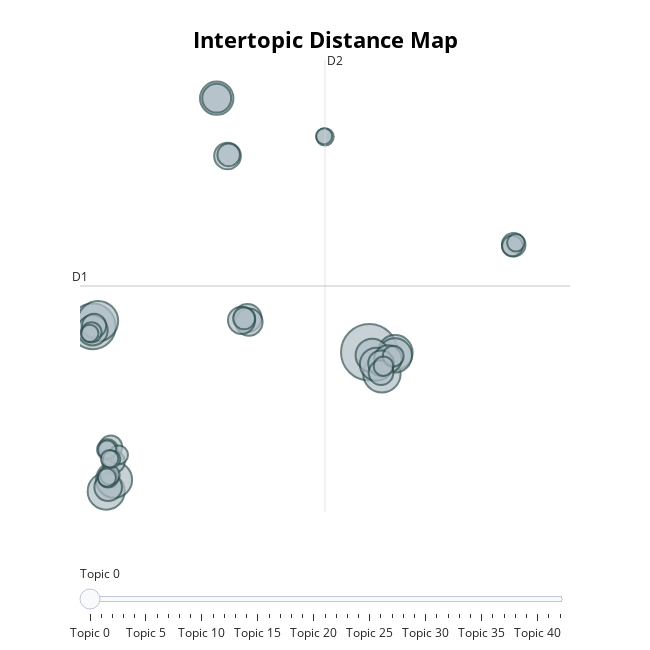

Here is the notebook cell this chart was saved with:
### Markdown cell above
## Visualize Topics
After having trained our `BERTopic` model, we can iteratively go through perhaps a hundred topic to get a good 
understanding of the topics that were extract. However, that takes quite some time and lacks a global representation. 
Instead, we can visualize the topics that were generated in a way very similar to 
[LDAvis](https://github.com/cpsievert/LDAvis):

### Code cell
topic_model.visualize_topics()

### Figure 1 — Plotly figure (JSON) as saved in the notebook; plotly's stock layout.template omitted (floating-point values rounded to 4 significant figures; data arrays with more than 128 entries replaced by an {"elided": "..."} marker saying what was removed)
{"data": [{"customdata": {"elided": "43x3 mixed values"}, "hovertemplate": "<b>Topic %{customdata[0]}</b><br>Words: %{customdata[1]}<br>Size: %{customdata[2]}", "legendgroup": "", "marker": {"color": "#B0BEC5", "line": {"color": "DarkSlateGrey", "width": 2}, "size": [126, 82, 64, 55, 54, 51, 48, 46, 44, 44, 43, 36, 33, 31, 30, 30, 29, 29, 28, 26, 24, 23, 22, 20, 20, 20, 19, 17, 17, 17, 16, 16, 15, 15, 14, 13, 13, 12, 12, 12, 12, 12, 10], "sizemode": "area", "sizeref": 0.07875, "symbol": "circle"}, "mode": "markers", "name": "", "orientation": "v", "showlegend": false, "type": "scatter", "x": [13.73, -3.963, -3.63, 14.54, -3.106, -2.599, 15.39, 15.37, 3.968, 13.93, 14.19, -3.976, 3.968, 5.941, 14.93, -2.978, 6.035, 5.557, 4.659, 14.49, 14.48, -3.88, 22.97, -2.809, 4.731, -2.637, 5.725, -3.022, 22.89, 15.26, -4.044, -2.98, -2.872, 14.64, -2.315, -3.046, -3.061, 23.11, -2.762, -4.158, -2.888, 10.9, 10.84], "xaxis": "x", "y": [0.01412, 1.81, 2.181, -1.481, -9.633, -8.835, -0.004443, -0.2069, 17.66, -0.1996, -0.8133, 1.541, 17.66, 2.392, -0.451, -9.36, 2.11, 2.229, 13.65, -0.7506, -1.401, 1.856, 7.48, -6.543, 13.72, -7.588, 2.37, -6.742, 7.399, -0.2566, 1.401, -8.672, -8.508, -0.9489, -7.114, -6.751, -8.685, 7.618, -7.412, 1.326, -7.377, 14.97, 15.01], "yaxis": "y"}], "layout": {"annotations": [{"showarrow": false, "text": "D1", "x": -4.782, "y": 4.616, "yshift": 10}, {"showarrow": false, "text": "D2", "x": 10.9, "xshift": 10, "y": 20.31}], "height": 650, "hoverlabel": {"bgcolor": "white", "font": {"family": "Rockwell", "size": 16}}, "legend": {"itemsizing": "constant", "tracegroupgap": 0}, "margin": {"t": 60}, "shapes": [{"line": {"color": "#CFD8DC", "width": 2}, "type": "line", "x0": 10.9, "x1": 10.9, "y0": -11.08, "y1": 20.31}, {"line": {"color": "#9E9E9E", "width": 2}, "type": "line", "x0": -4.782, "x1": 26.58, "y0": 4.616, "y1": 4.616}], "sliders": [{"active": 0, "pad": {"t": 50}, "steps": [{"args": [{"marker.color": [["red", "#B0BEC5", "#B0BEC5", "#B0BEC5", "#B0BEC5", "#B0BEC5", "#B0BEC5", "#B0BEC5", "#B0BEC5", "#B0BEC5", "#B0BEC5", "#B0BEC5", "#B0BEC5", "#B0BEC5", "#B0BEC5", "#B0BEC5", "#B0BEC5", "#B0BEC5", "#B0BEC5", "#B0BEC5", "#B0BEC5", "#B0BEC5", "#B0BEC5", "#B0BEC5", "#B0BEC5", "#B0BEC5", "#B0BEC5", "#B0BEC5", "#B0BEC5", "#B0BEC5", "#B0BEC5", "#B0BEC5", "#B0BEC5", "#B0BEC5", "#B0BEC5", "#B0BEC5", "#B0BEC5", "#B0BEC5", "#B0BEC5", "#B0BEC5", "#B0BEC5", "#B0BEC5", "#B0BEC5"]]}], "label": "Topic 0", "method": "update"}, {"args": [{"marker.color": [["#B0BEC5", "red", "#B0BEC5", "#B0BEC5", "#B0BEC5", "#B0BEC5", "#B0BEC5", "#B0BEC5", "#B0BEC5", "#B0BEC5", "#B0BEC5", "#B0BEC5", "#B0BEC5", "#B0BEC5", "#B0BEC5", "#B0BEC5", "#B0BEC5", "#B0BEC5", "#B0BEC5", "#B0BEC5", "#B0BEC5", "#B0BEC5", "#B0BEC5", "#B0BEC5", "#B0BEC5", "#B0BEC5", "#B0BEC5", "#B0BEC5", "#B0BEC5", "#B0BEC5", "#B0BEC5", "#B0BEC5", "#B0BEC5", "#B0BEC5", "#B0BEC5", "#B0BEC5", "#B0BEC5", "#B0BEC5", "#B0BEC5", "#B0BEC5", "#B0BEC5", "#B0BEC5", "#B0BEC5"]]}], "label": "Topic 1", "method": "update"}, {"args": [{"marker.color": [["#B0BEC5", "#B0BEC5", "red", "#B0BEC5", "#B0BEC5", "#B0BEC5", "#B0BEC5", "#B0BEC5", "#B0BEC5", "#B0BEC5", "#B0BEC5", "#B0BEC5", "#B0BEC5", "#B0BEC5", "#B0BEC5", "#B0BEC5", "#B0BEC5", "#B0BEC5", "#B0BEC5", "#B0BEC5", "#B0BEC5", "#B0BEC5", "#B0BEC5", "#B0BEC5", "#B0BEC5", "#B0BEC5", "#B0BEC5", "#B0BEC5", "#B0BEC5", "#B0BEC5", "#B0BEC5", "#B0BEC5", "#B0BEC5", "#B0BEC5", "#B0BEC5", "#B0BEC5", "#B0BEC5", "#B0BEC5", "#B0BEC5", "#B0BEC5", "#B0BEC5", "#B0BEC5", "#B0BEC5"]]}], "label": "Topic 2", "method": "update"}, {"args": [{"marker.color": [["#B0BEC5", "#B0BEC5", "#B0BEC5", "red", "#B0BEC5", "#B0BEC5", "#B0BEC5", "#B0BEC5", "#B0BEC5", "#B0BEC5", "#B0BEC5", "#B0BEC5", "#B0BEC5", "#B0BEC5", "#B0BEC5", "#B0BEC5", "#B0BEC5", "#B0BEC5", "#B0BEC5", "#B0BEC5", "#B0BEC5", "#B0BEC5", "#B0BEC5", "#B0BEC5", "#B0BEC5", "#B0BEC5", "#B0BEC5", "#B0BEC5", "#B0BEC5", "#B0BEC5", "#B0BEC5", "#B0BEC5", "#B0BEC5", "#B0BEC5", "#B0BEC5", "#B0BEC5", "#B0BEC5", "#B0BEC5", "#B0BEC5", "#B0BEC5", "#B0BEC5", "#B0BEC5", "#B0BEC5"]]}], "label": "Topic 3", "method": "update"}, {"args": [{"marker.color": [["#B0BEC5", "#B0BEC5", "#B0BEC5", "#B0BEC5", "red", "#B0BEC5", "#B0BEC5", "#B0BEC5", "#B0BEC5", "#B0BEC5", "#B0BEC5", "#B0BEC5", "#B0BEC5", "#B0BEC5", "#B0BEC5", "#B0BEC5", "#B0BEC5", "#B0BEC5", "#B0BEC5", "#B0BEC5", "#B0BEC5", "#B0BEC5", "#B0BEC5", "#B0BEC5", "#B0BEC5", "#B0BEC5", "#B0BEC5", "#B0BEC5", "#B0BEC5", "#B0BEC5", "#B0BEC5", "#B0BEC5", "#B0BEC5", "#B0BEC5", "#B0BEC5", "#B0BEC5", "#B0BEC5", "#B0BEC5", "#B0BEC5", "#B0BEC5", "#B0BEC5", "#B0BEC5", "#B0BEC5"]]}], "label": "Topic 4", "method": "update"}, {"args": [{"marker.color": [["#B0BEC5", "#B0BEC5", "#B0BEC5", "#B0BEC5", "#B0BEC5", "red", "#B0BEC5", "#B0BEC5", "#B0BEC5", "#B0BEC5", "#B0BEC5", "#B0BEC5", "#B0BEC5", "#B0BEC5", "#B0BEC5", "#B0BEC5", "#B0BEC5", "#B0BEC5", "#B0BEC5", "#B0BEC5", "#B0BEC5", "#B0BEC5", "#B0BEC5", "#B0BEC5", "#B0BEC5", "#B0BEC5", "#B0BEC5", "#B0BEC5", "#B0BEC5", "#B0BEC5", "#B0BEC5", "#B0BEC5", "#B0BEC5", "#B0BEC5", "#B0BEC5", "#B0BEC5", "#B0BEC5", "#B0BEC5", "#B0BEC5", "#B0BEC5", "#B0BEC5", "#B0BEC5", "#B0BEC5"]]}], "label": "Topic 5", "method": "update"}, {"args": [{"marker.color": [["#B0BEC5", "#B0BEC5", "#B0BEC5", "#B0BEC5", "#B0BEC5", "#B0BEC5", "red", "#B0BEC5", "#B0BEC5", "#B0BEC5", "#B0BEC5", "#B0BEC5", "#B0BEC5", "#B0BEC5", "#B0BEC5", "#B0BEC5", "#B0BEC5", "#B0BEC5", "#B0BEC5", "#B0BEC5", "#B0BEC5", "#B0BEC5", "#B0BEC5", "#B0BEC5", "#B0BEC5", "#B0BEC5", "#B0BEC5", "#B0BEC5", "#B0BEC5", "#B0BEC5", "#B0BEC5", "#B0BEC5", "#B0BEC5", "#B0BEC5", "#B0BEC5", "#B0BEC5", "#B0BEC5", "#B0BEC5", "#B0BEC5", "#B0BEC5", "#B0BEC5", "#B0BEC5", "#B0BEC5"]]}], "label": "Topic 6", "method": "update"}, {"args": [{"marker.color": [["#B0BEC5", "#B0BEC5", "#B0BEC5", "#B0BEC5", "#B0BEC5", "#B0BEC5", "#B0BEC5", "red", "#B0BEC5", "#B0BEC5", "#B0BEC5", "#B0BEC5", "#B0BEC5", "#B0BEC5", "#B0BEC5", "#B0BEC5", "#B0BEC5", "#B0BEC5", "#B0BEC5", "#B0BEC5", "#B0BEC5", "#B0BEC5", "#B0BEC5", "#B0BEC5", "#B0BEC5", "#B0BEC5", "#B0BEC5", "#B0BEC5", "#B0BEC5", "#B0BEC5", "#B0BEC5", "#B0BEC5", "#B0BEC5", "#B0BEC5", "#B0BEC5", "#B0BEC5", "#B0BEC5", "#B0BEC5", "#B0BEC5", "#B0BEC5", "#B0BEC5", "#B0BEC5", "#B0BEC5"]]}], "label": "Topic 7", "method": "update"}, {"args": [{"marker.color": [["#B0BEC5", "#B0BEC5", "#B0BEC5", "#B0BEC5", "#B0BEC5", "#B0BEC5", "#B0BEC5", "#B0BEC5", "red", "#B0BEC5", "#B0BEC5", "#B0BEC5", "#B0BEC5", "#B0BEC5", "#B0BEC5", "#B0BEC5", "#B0BEC5", "#B0BEC5", "#B0BEC5", "#B0BEC5", "#B0BEC5", "#B0BEC5", "#B0BEC5", "#B0BEC5", "#B0BEC5", "#B0BEC5", "#B0BEC5", "#B0BEC5", "#B0BEC5", "#B0BEC5", "#B0BEC5", "#B0BEC5", "#B0BEC5", "#B0BEC5", "#B0BEC5", "#B0BEC5", "#B0BEC5", "#B0BEC5", "#B0BEC5", "#B0BEC5", "#B0BEC5", "#B0BEC5", "#B0BEC5"]]}], "label": "Topic 8", "method": "update"}, {"args": [{"marker.color": [["#B0BEC5", "#B0BEC5", "#B0BEC5", "#B0BEC5", "#B0BEC5", "#B0BEC5", "#B0BEC5", "#B0BEC5", "#B0BEC5", "red", "#B0BEC5", "#B0BEC5", "#B0BEC5", "#B0BEC5", "#B0BEC5", "#B0BEC5", "#B0BEC5", "#B0BEC5", "#B0BEC5", "#B0BEC5", "#B0BEC5", "#B0BEC5", "#B0BEC5", "#B0BEC5", "#B0BEC5", "#B0BEC5", "#B0BEC5", "#B0BEC5", "#B0BEC5", "#B0BEC5", "#B0BEC5", "#B0BEC5", "#B0BEC5", "#B0BEC5", "#B0BEC5", "#B0BEC5", "#B0BEC5", "#B0BEC5", "#B0BEC5", "#B0BEC5", "#B0BEC5", "#B0BEC5", "#B0BEC5"]]}], "label": "Topic 9", "method": "update"}, {"args": [{"marker.color": [["#B0BEC5", "#B0BEC5", "#B0BEC5", "#B0BEC5", "#B0BEC5", "#B0BEC5", "#B0BEC5", "#B0BEC5", "#B0BEC5", "#B0BEC5", "red", "#B0BEC5", "#B0BEC5", "#B0BEC5", "#B0BEC5", "#B0BEC5", "#B0BEC5", "#B0BEC5", "#B0BEC5", "#B0BEC5", "#B0BEC5", "#B0BEC5", "#B0BEC5", "#B0BEC5", "#B0BEC5", "#B0BEC5", "#B0BEC5", "#B0BEC5", "#B0BEC5", "#B0BEC5", "#B0BEC5", "#B0BEC5", "#B0BEC5", "#B0BEC5", "#B0BEC5", "#B0BEC5", "#B0BEC5", "#B0BEC5", "#B0BEC5", "#B0BEC5", "#B0BEC5", "#B0BEC5", "#B0BEC5"]]}], "label": "Topic 10", "method": "update"}, {"args": [{"marker.color": [["#B0BEC5", "#B0BEC5", "#B0BEC5", "#B0BEC5", "#B0BEC5", "#B0BEC5", "#B0BEC5", "#B0BEC5", "#B0BEC5", "#B0BEC5", "#B0BEC5", "red", "#B0BEC5", "#B0BEC5", "#B0BEC5", "#B0BEC5", "#B0BEC5", "#B0BEC5", "#B0BEC5", "#B0BEC5", "#B0BEC5", "#B0BEC5", "#B0BEC5", "#B0BEC5", "#B0BEC5", "#B0BEC5", "#B0BEC5", "#B0BEC5", "#B0BEC5", "#B0BEC5", "#B0BEC5", "#B0BEC5", "#B0BEC5", "#B0BEC5", "#B0BEC5", "#B0BEC5", "#B0BEC5", "#B0BEC5", "#B0BEC5", "#B0BEC5", "#B0BEC5", "#B0BEC5", "#B0BEC5"]]}], "label": "Topic 11", "method": "update"}, {"args": [{"marker.color": [["#B0BEC5", "#B0BEC5", "#B0BEC5", "#B0BEC5", "#B0BEC5", "#B0BEC5", "#B0BEC5", "#B0BEC5", "#B0BEC5", "#B0BEC5", "#B0BEC5", "#B0BEC5", "red", "#B0BEC5", "#B0BEC5", "#B0BEC5", "#B0BEC5", "#B0BEC5", "#B0BEC5", "#B0BEC5", "#B0BEC5", "#B0BEC5", "#B0BEC5", "#B0BEC5", "#B0BEC5", "#B0BEC5", "#B0BEC5", "#B0BEC5", "#B0BEC5", "#B0BEC5", "#B0BEC5", "#B0BEC5", "#B0BEC5", "#B0BEC5", "#B0BEC5", "#B0BEC5", "#B0BEC5", "#B0BEC5", "#B0BEC5", "#B0BEC5", "#B0BEC5", "#B0BEC5", "#B0BEC5"]]}], "label": "Topic 12", "method": "update"}, {"args": [{"marker.color": [["#B0BEC5", "#B0BEC5", "#B0BEC5", "#B0BEC5", "#B0BEC5", "#B0BEC5", "#B0BEC5", "#B0BEC5", "#B0BEC5", "#B0BEC5", "#B0BEC5", "#B0BEC5", "#B0BEC5", "red", "#B0BEC5", "#B0BEC5", "#B0BEC5", "#B0BEC5", "#B0BEC5", "#B0BEC5", "#B0BEC5", "#B0BEC5", "#B0BEC5", "#B0BEC5", "#B0BEC5", "#B0BEC5", "#B0BEC5", "#B0BEC5", "#B0BEC5", "#B0BEC5", "#B0BEC5", "#B0BEC5", "#B0BEC5", "#B0BEC5", "#B0BEC5", "#B0BEC5", "#B0BEC5", "#B0BEC5", "#B0BEC5", "#B0BEC5", "#B0BEC5", "#B0BEC5", "#B0BEC5"]]}], "label": "Topic 13", "method": "update"}, {"args": [{"marker.color": [["#B0BEC5", "#B0BEC5", "#B0BEC5", "#B0BEC5", "#B0BEC5", "#B0BEC5", "#B0BEC5", "#B0BEC5", "#B0BEC5", "#B0BEC5", "#B0BEC5", "#B0BEC5", "#B0BEC5", "#B0BEC5", "red", "#B0BEC5", "#B0BEC5", "#B0BEC5", "#B0BEC5", "#B0BEC5", "#B0BEC5", "#B0BEC5", "#B0BEC5", "#B0BEC5", "#B0BEC5", "#B0BEC5", "#B0BEC5", "#B0BEC5", "#B0BEC5", "#B0BEC5", "#B0BEC5", "#B0BEC5", "#B0BEC5", "#B0BEC5", "#B0BEC5", "#B0BEC5", "#B0BEC5", "#B0BEC5", "#B0BEC5", "#B0BEC5", "#B0BEC5", "#B0BEC5", "#B0BEC5"]]}], "label": "Topic 14", "method": "update"}, {"args": [{"marker.color": [["#B0BEC5", "#B0BEC5", "#B0BEC5", "#B0BEC5", "#B0BEC5", "#B0BEC5", "#B0BEC5", "#B0BEC5", "#B0BEC5", "#B0BEC5", "#B0BEC5", "#B0BEC5", "#B0BEC5", "#B0BEC5", "#B0BEC5", "red", "#B0BEC5", "#B0BEC5", "#B0BEC5", "#B0BEC5", "#B0BEC5", "#B0BEC5", "#B0BEC5", "#B0BEC5", "#B0BEC5", "#B0BEC5", "#B0BEC5", "#B0BEC5", "#B0BEC5", "#B0BEC5", "#B0BEC5", "#B0BEC5", "#B0BEC5", "#B0BEC5", "#B0BEC5", "#B0BEC5", "#B0BEC5", "#B0BEC5", "#B0BEC5", "#B0BEC5", "#B0BEC5", "#B0BEC5", "#B0BEC5"]]}], "label": "Topic 15", "method": "update"}, {"args": [{"marker.color": [["#B0BEC5", "#B0BEC5", "#B0BEC5", "#B0BEC5", "#B0BEC5", "#B0BEC5", "#B0BEC5", "#B0BEC5", "#B0BEC5", "#B0BEC5", "#B0BEC5", "#B0BEC5", "#B0BEC5", "#B0BEC5", "#B0BEC5", "#B0BEC5", "red", "#B0BEC5", "#B0BEC5", "#B0BEC5", "#B0BEC5", "#B0BEC5", "#B0BEC5", "#B0BEC5", "#B0BEC5", "#B0BEC5", "#B0BEC5", "#B0BEC5", "#B0BEC5", "#B0BEC5", "#B0BEC5", "#B0BEC5", "#B0BEC5", "#B0BEC5", "#B0BEC5", "#B0BEC5", "#B0BEC5", "#B0BEC5", "#B0BEC5", "#B0BEC5", "#B0BEC5", "#B0BEC5", "#B0BEC5"]]}], "label": "Topic 16", "method": "update"}, {"args": [{"marker.color": [["#B0BEC5", "#B0BEC5", "#B0BEC5", "#B0BEC5", "#B0BEC5", "#B0BEC5", "#B0BEC5", "#B0BEC5", "#B0BEC5", "#B0BEC5", "#B0BEC5", "#B0BEC5", "#B0BEC5", "#B0BEC5", "#B0BEC5", "#B0BEC5", "#B0BEC5", "red", "#B0BEC5", "#B0BEC5", "#B0BEC5", "#B0BEC5", "#B0BEC5", "#B0BEC5", "#B0BEC5", "#B0BEC5", "#B0BEC5", "#B0BEC5", "#B0BEC5", "#B0BEC5", "#B0BEC5", "#B0BEC5", "#B0BEC5", "#B0BEC5", "#B0BEC5", "#B0BEC5", "#B0BEC5", "#B0BEC5", "#B0BEC5", "#B0BEC5", "#B0BEC5", "#B0BEC5", "#B0BEC5"]]}], "label": "Topic 17", "method": "update"}, {"args": [{"marker.color": [["#B0BEC5", "#B0BEC5", "#B0BEC5", "#B0BEC5", "#B0BEC5", "#B0BEC5", "#B0BEC5", "#B0BEC5", "#B0BEC5", "#B0BEC5", "#B0BEC5", "#B0BEC5", "#B0BEC5", "#B0BEC5", "#B0BEC5", "#B0BEC5", "#B0BEC5", "#B0BEC5", "red", "#B0BEC5", "#B0BEC5", "#B0BEC5", "#B0BEC5", "#B0BEC5", "#B0BEC5", "#B0BEC5", "#B0BEC5", "#B0BEC5", "#B0BEC5", "#B0BEC5", "#B0BEC5", "#B0BEC5", "#B0BEC5", "#B0BEC5", "#B0BEC5", "#B0BEC5", "#B0BEC5", "#B0BEC5", "#B0BEC5", "#B0BEC5", "#B0BEC5", "#B0BEC5", "#B0BEC5"]]}], "label": "Topic 18", "method": "update"}, {"args": [{"marker.color": [["#B0BEC5", "#B0BEC5", "#B0BEC5", "#B0BEC5", "#B0BEC5", "#B0BEC5", "#B0BEC5", "#B0BEC5", "#B0BEC5", "#B0BEC5", "#B0BEC5", "#B0BEC5", "#B0BEC5", "#B0BEC5", "#B0BEC5", "#B0BEC5", "#B0BEC5", "#B0BEC5", "#B0BEC5", "red", "#B0BEC5", "#B0BEC5", "#B0BEC5", "#B0BEC5", "#B0BEC5", "#B0BEC5", "#B0BEC5", "#B0BEC5", "#B0BEC5", "#B0BEC5", "#B0BEC5", "#B0BEC5", "#B0BEC5", "#B0BEC5", "#B0BEC5", "#B0BEC5", "#B0BEC5", "#B0BEC5", "#B0BEC5", "#B0BEC5", "#B0BEC5", "#B0BEC5", "#B0BEC5"]]}], "label": "Topic 19", "method": "update"}, {"args": [{"marker.color": [["#B0BEC5", "#B0BEC5", "#B0BEC5", "#B0BEC5", "#B0BEC5", "#B0BEC5", "#B0BEC5", "#B0BEC5", "#B0BEC5", "#B0BEC5", "#B0BEC5", "#B0BEC5", "#B0BEC5", "#B0BEC5", "#B0BEC5", "#B0BEC5", "#B0BEC5", "#B0BEC5", "#B0BEC5", "#B0BEC5", "red", "#B0BEC5", "#B0BEC5", "#B0BEC5", "#B0BEC5", "#B0BEC5", "#B0BEC5", "#B0BEC5", "#B0BEC5", "#B0BEC5", "#B0BEC5", "#B0BEC5", "#B0BEC5", "#B0BEC5", "#B0BEC5", "#B0BEC5", "#B0BEC5", "#B0BEC5", "#B0BEC5", "#B0BEC5", "#B0BEC5", "#B0BEC5", "#B0BEC5"]]}], "label": "Topic 20", "method": "update"}, {"args": [{"marker.color": [["#B0BEC5", "#B0BEC5", "#B0BEC5", "#B0BEC5", "#B0BEC5", "#B0BEC5", "#B0BEC5", "#B0BEC5", "#B0BEC5", "#B0BEC5", "#B0BEC5", "#B0BEC5", "#B0BEC5", "#B0BEC5", "#B0BEC5", "#B0BEC5", "#B0BEC5", "#B0BEC5", "#B0BEC5", "#B0BEC5", "#B0BEC5", "red", "#B0BEC5", "#B0BEC5", "#B0BEC5", "#B0BEC5", "#B0BEC5", "#B0BEC5", "#B0BEC5", "#B0BEC5", "#B0BEC5", "#B0BEC5", "#B0BEC5", "#B0BEC5", "#B0BEC5", "#B0BEC5", "#B0BEC5", "#B0BEC5", "#B0BEC5", "#B0BEC5", "#B0BEC5", "#B0BEC5", "#B0BEC5"]]}], "label": "Topic 21", "method": "update"}, {"args": [{"marker.color": [["#B0BEC5", "#B0BEC5", "#B0BEC5", "#B0BEC5", "#B0BEC5", "#B0BEC5", "#B0BEC5", "#B0BEC5", "#B0BEC5", "#B0BEC5", "#B0BEC5", "#B0BEC5", "#B0BEC5", "#B0BEC5", "#B0BEC5", "#B0BEC5", "#B0BEC5", "#B0BEC5", "#B0BEC5", "#B0BEC5", "#B0BEC5", "#B0BEC5", "red", "#B0BEC5", "#B0BEC5", "#B0BEC5", "#B0BEC5", "#B0BEC5", "#B0BEC5", "#B0BEC5", "#B0BEC5", "#B0BEC5", "#B0BEC5", "#B0BEC5", "#B0BEC5", "#B0BEC5", "#B0BEC5", "#B0BEC5", "#B0BEC5", "#B0BEC5", "#B0BEC5", "#B0BEC5", "#B0BEC5"]]}], "label": "Topic 22", "method": "update"}, {"args": [{"marker.color": [["#B0BEC5", "#B0BEC5", "#B0BEC5", "#B0BEC5", "#B0BEC5", "#B0BEC5", "#B0BEC5", "#B0BEC5", "#B0BEC5", "#B0BEC5", "#B0BEC5", "#B0BEC5", "#B0BEC5", "#B0BEC5", "#B0BEC5", "#B0BEC5", "#B0BEC5", "#B0BEC5", "#B0BEC5", "#B0BEC5", "#B0BEC5", "#B0BEC5", "#B0BEC5", "red", "#B0BEC5", "#B0BEC5", "#B0BEC5", "#B0BEC5", "#B0BEC5", "#B0BEC5", "#B0BEC5", "#B0BEC5", "#B0BEC5", "#B0BEC5", "#B0BEC5", "#B0BEC5", "#B0BEC5", "#B0BEC5", "#B0BEC5", "#B0BEC5", "#B0BEC5", "#B0BEC5", "#B0BEC5"]]}], "label": "Topic 23", "method": "update"}, {"args": [{"marker.color": [["#B0BEC5", "#B0BEC5", "#B0BEC5", "#B0BEC5", "#B0BEC5", "#B0BEC5", "#B0BEC5", "#B0BEC5", "#B0BEC5", "#B0BEC5", "#B0BEC5", "#B0BEC5", "#B0BEC5", "#B0BEC5", "#B0BEC5", "#B0BEC5", "#B0BEC5", "#B0BEC5", "#B0BEC5", "#B0BEC5", "#B0BEC5", "#B0BEC5", "#B0BEC5", "#B0BEC5", "red", "#B0BEC5", "#B0BEC5", "#B0BEC5", "#B0BEC5", "#B0BEC5", "#B0BEC5", "#B0BEC5", "#B0BEC5", "#B0BEC5", "#B0BEC5", "#B0BEC5", "#B0BEC5", "#B0BEC5", "#B0BEC5", "#B0BEC5", "#B0BEC5", "#B0BEC5", "#B0BEC5"]]}], "label": "Topic 24", "method": "update"}, {"args": [{"marker.color": [["#B0BEC5", "#B0BEC5", "#B0BEC5", "#B0BEC5", "#B0BEC5", "#B0BEC5", "#B0BEC5", "#B0BEC5", "#B0BEC5", "#B0BEC5", "#B0BEC5", "#B0BEC5", "#B0BEC5", "#B0BEC5", "#B0BEC5", "#B0BEC5", "#B0BEC5", "#B0BEC5", "#B0BEC5", "#B0BEC5", "#B0BEC5", "#B0BEC5", "#B0BEC5", "#B0BEC5", "#B0BEC5", "red", "#B0BEC5", "#B0BEC5", "#B0BEC5", "#B0BEC5", "#B0BEC5", "#B0BEC5", "#B0BEC5", "#B0BEC5", "#B0BEC5", "#B0BEC5", "#B0BEC5", "#B0BEC5", "#B0BEC5", "#B0BEC5", "#B0BEC5", "#B0BEC5", "#B0BEC5"]]}], "label": "Topic 25", "method": "update"}, {"args": [{"marker.color": [["#B0BEC5", "#B0BEC5", "#B0BEC5", "#B0BEC5", "#B0BEC5", "#B0BEC5", "#B0BEC5", "#B0BEC5", "#B0BEC5", "#B0BEC5", "#B0BEC5", "#B0BEC5", "#B0BEC5", "#B0BEC5", "#B0BEC5", "#B0BEC5", "#B0BEC5", "#B0BEC5", "#B0BEC5", "#B0BEC5", "#B0BEC5", "#B0BEC5", "#B0BEC5", "#B0BEC5", "#B0BEC5", "#B0BEC5", "red", "#B0BEC5", "#B0BEC5", "#B0BEC5", "#B0BEC5", "#B0BEC5", "#B0BEC5", "#B0BEC5", "#B0BEC5", "#B0BEC5", "#B0BEC5", "#B0BEC5", "#B0BEC5", "#B0BEC5", "#B0BEC5", "#B0BEC5", "#B0BEC5"]]}], "label": "Topic 26", "method": "update"}, {"args": [{"marker.color": [["#B0BEC5", "#B0BEC5", "#B0BEC5", "#B0BEC5", "#B0BEC5", "#B0BEC5", "#B0BEC5", "#B0BEC5", "#B0BEC5", "#B0BEC5", "#B0BEC5", "#B0BEC5", "#B0BEC5", "#B0BEC5", "#B0BEC5", "#B0BEC5", "#B0BEC5", "#B0BEC5", "#B0BEC5", "#B0BEC5", "#B0BEC5", "#B0BEC5", "#B0BEC5", "#B0BEC5", "#B0BEC5", "#B0BEC5", "#B0BEC5", "red", "#B0BEC5", "#B0BEC5", "#B0BEC5", "#B0BEC5", "#B0BEC5", "#B0BEC5", "#B0BEC5", "#B0BEC5", "#B0BEC5", "#B0BEC5", "#B0BEC5", "#B0BEC5", "#B0BEC5", "#B0BEC5", "#B0BEC5"]]}], "label": "Topic 27", "method": "update"}, {"args": [{"marker.color": [["#B0BEC5", "#B0BEC5", "#B0BEC5", "#B0BEC5", "#B0BEC5", "#B0BEC5", "#B0BEC5", "#B0BEC5", "#B0BEC5", "#B0BEC5", "#B0BEC5", "#B0BEC5", "#B0BEC5", "#B0BEC5", "#B0BEC5", "#B0BEC5", "#B0BEC5", "#B0BEC5", "#B0BEC5", "#B0BEC5", "#B0BEC5", "#B0BEC5", "#B0BEC5", "#B0BEC5", "#B0BEC5", "#B0BEC5", "#B0BEC5", "#B0BEC5", "red", "#B0BEC5", "#B0BEC5", "#B0BEC5", "#B0BEC5", "#B0BEC5", "#B0BEC5", "#B0BEC5", "#B0BEC5", "#B0BEC5", "#B0BEC5", "#B0BEC5", "#B0BEC5", "#B0BEC5", "#B0BEC5"]]}], "label": "Topic 28", "method": "update"}, {"args": [{"marker.color": [["#B0BEC5", "#B0BEC5", "#B0BEC5", "#B0BEC5", "#B0BEC5", "#B0BEC5", "#B0BEC5", "#B0BEC5", "#B0BEC5", "#B0BEC5", "#B0BEC5", "#B0BEC5", "#B0BEC5", "#B0BEC5", "#B0BEC5", "#B0BEC5", "#B0BEC5", "#B0BEC5", "#B0BEC5", "#B0BEC5", "#B0BEC5", "#B0BEC5", "#B0BEC5", "#B0BEC5", "#B0BEC5", "#B0BEC5", "#B0BEC5", "#B0BEC5", "#B0BEC5", "red", "#B0BEC5", "#B0BEC5", "#B0BEC5", "#B0BEC5", "#B0BEC5", "#B0BEC5", "#B0BEC5", "#B0BEC5", "#B0BEC5", "#B0BEC5", "#B0BEC5", "#B0BEC5", "#B0BEC5"]]}], "label": "Topic 29", "method": "update"}, {"args": [{"marker.color": [["#B0BEC5", "#B0BEC5", "#B0BEC5", "#B0BEC5", "#B0BEC5", "#B0BEC5", "#B0BEC5", "#B0BEC5", "#B0BEC5", "#B0BEC5", "#B0BEC5", "#B0BEC5", "#B0BEC5", "#B0BEC5", "#B0BEC5", "#B0BEC5", "#B0BEC5", "#B0BEC5", "#B0BEC5", "#B0BEC5", "#B0BEC5", "#B0BEC5", "#B0BEC5", "#B0BEC5", "#B0BEC5", "#B0BEC5", "#B0BEC5", "#B0BEC5", "#B0BEC5", "#B0BEC5", "red", "#B0BEC5", "#B0BEC5", "#B0BEC5", "#B0BEC5", "#B0BEC5", "#B0BEC5", "#B0BEC5", "#B0BEC5", "#B0BEC5", "#B0BEC5", "#B0BEC5", "#B0BEC5"]]}], "label": "Topic 30", "method": "update"}, {"args": [{"marker.color": [["#B0BEC5", "#B0BEC5", "#B0BEC5", "#B0BEC5", "#B0BEC5", "#B0BEC5", "#B0BEC5", "#B0BEC5", "#B0BEC5", "#B0BEC5", "#B0BEC5", "#B0BEC5", "#B0BEC5", "#B0BEC5", "#B0BEC5", "#B0BEC5", "#B0BEC5", "#B0BEC5", "#B0BEC5", "#B0BEC5", "#B0BEC5", "#B0BEC5", "#B0BEC5", "#B0BEC5", "#B0BEC5", "#B0BEC5", "#B0BEC5", "#B0BEC5", "#B0BEC5", "#B0BEC5", "#B0BEC5", "red", "#B0BEC5", "#B0BEC5", "#B0BEC5", "#B0BEC5", "#B0BEC5", "#B0BEC5", "#B0BEC5", "#B0BEC5", "#B0BEC5", "#B0BEC5", "#B0BEC5"]]}], "label": "Topic 31", "method": "update"}, {"args": [{"marker.color": [["#B0BEC5", "#B0BEC5", "#B0BEC5", "#B0BEC5", "#B0BEC5", "#B0BEC5", "#B0BEC5", "#B0BEC5", "#B0BEC5", "#B0BEC5", "#B0BEC5", "#B0BEC5", "#B0BEC5", "#B0BEC5", "#B0BEC5", "#B0BEC5", "#B0BEC5", "#B0BEC5", "#B0BEC5", "#B0BEC5", "#B0BEC5", "#B0BEC5", "#B0BEC5", "#B0BEC5", "#B0BEC5", "#B0BEC5", "#B0BEC5", "#B0BEC5", "#B0BEC5", "#B0BEC5", "#B0BEC5", "#B0BEC5", "red", "#B0BEC5", "#B0BEC5", "#B0BEC5", "#B0BEC5", "#B0BEC5", "#B0BEC5", "#B0BEC5", "#B0BEC5", "#B0BEC5", "#B0BEC5"]]}], "label": "Topic 32", "method": "update"}, {"args": [{"marker.color": [["#B0BEC5", "#B0BEC5", "#B0BEC5", "#B0BEC5", "#B0BEC5", "#B0BEC5", "#B0BEC5", "#B0BEC5", "#B0BEC5", "#B0BEC5", "#B0BEC5", "#B0BEC5", "#B0BEC5", "#B0BEC5", "#B0BEC5", "#B0BEC5", "#B0BEC5", "#B0BEC5", "#B0BEC5", "#B0BEC5", "#B0BEC5", "#B0BEC5", "#B0BEC5", "#B0BEC5", "#B0BEC5", "#B0BEC5", "#B0BEC5", "#B0BEC5", "#B0BEC5", "#B0BEC5", "#B0BEC5", "#B0BEC5", "#B0BEC5", "red", "#B0BEC5", "#B0BEC5", "#B0BEC5", "#B0BEC5", "#B0BEC5", "#B0BEC5", "#B0BEC5", "#B0BEC5", "#B0BEC5"]]}], "label": "Topic 33", "method": "update"}, {"args": [{"marker.color": [["#B0BEC5", "#B0BEC5", "#B0BEC5", "#B0BEC5", "#B0BEC5", "#B0BEC5", "#B0BEC5", "#B0BEC5", "#B0BEC5", "#B0BEC5", "#B0BEC5", "#B0BEC5", "#B0BEC5", "#B0BEC5", "#B0BEC5", "#B0BEC5", "#B0BEC5", "#B0BEC5", "#B0BEC5", "#B0BEC5", "#B0BEC5", "#B0BEC5", "#B0BEC5", "#B0BEC5", "#B0BEC5", "#B0BEC5", "#B0BEC5", "#B0BEC5", "#B0BEC5", "#B0BEC5", "#B0BEC5", "#B0BEC5", "#B0BEC5", "#B0BEC5", "red", "#B0BEC5", "#B0BEC5", "#B0BEC5", "#B0BEC5", "#B0BEC5", "#B0BEC5", "#B0BEC5", "#B0BEC5"]]}], "label": "Topic 34", "method": "update"}, {"args": [{"marker.color": [["#B0BEC5", "#B0BEC5", "#B0BEC5", "#B0BEC5", "#B0BEC5", "#B0BEC5", "#B0BEC5", "#B0BEC5", "#B0BEC5", "#B0BEC5", "#B0BEC5", "#B0BEC5", "#B0BEC5", "#B0BEC5", "#B0BEC5", "#B0BEC5", "#B0BEC5", "#B0BEC5", "#B0BEC5", "#B0BEC5", "#B0BEC5", "#B0BEC5", "#B0BEC5", "#B0BEC5", "#B0BEC5", "#B0BEC5", "#B0BEC5", "#B0BEC5", "#B0BEC5", "#B0BEC5", "#B0BEC5", "#B0BEC5", "#B0BEC5", "#B0BEC5", "#B0BEC5", "red", "#B0BEC5", "#B0BEC5", "#B0BEC5", "#B0BEC5", "#B0BEC5", "#B0BEC5", "#B0BEC5"]]}], "label": "Topic 35", "method": "update"}, {"args": [{"marker.color": [["#B0BEC5", "#B0BEC5", "#B0BEC5", "#B0BEC5", "#B0BEC5", "#B0BEC5", "#B0BEC5", "#B0BEC5", "#B0BEC5", "#B0BEC5", "#B0BEC5", "#B0BEC5", "#B0BEC5", "#B0BEC5", "#B0BEC5", "#B0BEC5", "#B0BEC5", "#B0BEC5", "#B0BEC5", "#B0BEC5", "#B0BEC5", "#B0BEC5", "#B0BEC5", "#B0BEC5", "#B0BEC5", "#B0BEC5", "#B0BEC5", "#B0BEC5", "#B0BEC5", "#B0BEC5", "#B0BEC5", "#B0BEC5", "#B0BEC5", "#B0BEC5", "#B0BEC5", "#B0BEC5", "red", "#B0BEC5", "#B0BEC5", "#B0BEC5", "#B0BEC5", "#B0BEC5", "#B0BEC5"]]}], "label": "Topic 36", "method": "update"}, {"args": [{"marker.color": [["#B0BEC5", "#B0BEC5", "#B0BEC5", "#B0BEC5", "#B0BEC5", "#B0BEC5", "#B0BEC5", "#B0BEC5", "#B0BEC5", "#B0BEC5", "#B0BEC5", "#B0BEC5", "#B0BEC5", "#B0BEC5", "#B0BEC5", "#B0BEC5", "#B0BEC5", "#B0BEC5", "#B0BEC5", "#B0BEC5", "#B0BEC5", "#B0BEC5", "#B0BEC5", "#B0BEC5", "#B0BEC5", "#B0BEC5", "#B0BEC5", "#B0BEC5", "#B0BEC5", "#B0BEC5", "#B0BEC5", "#B0BEC5", "#B0BEC5", "#B0BEC5", "#B0BEC5", "#B0BEC5", "#B0BEC5", "red", "#B0BEC5", "#B0BEC5", "#B0BEC5", "#B0BEC5", "#B0BEC5"]]}], "label": "Topic 37", "method": "update"}, {"args": [{"marker.color": [["#B0BEC5", "#B0BEC5", "#B0BEC5", "#B0BEC5", "#B0BEC5", "#B0BEC5", "#B0BEC5", "#B0BEC5", "#B0BEC5", "#B0BEC5", "#B0BEC5", "#B0BEC5", "#B0BEC5", "#B0BEC5", "#B0BEC5", "#B0BEC5", "#B0BEC5", "#B0BEC5", "#B0BEC5", "#B0BEC5", "#B0BEC5", "#B0BEC5", "#B0BEC5", "#B0BEC5", "#B0BEC5", "#B0BEC5", "#B0BEC5", "#B0BEC5", "#B0BEC5", "#B0BEC5", "#B0BEC5", "#B0BEC5", "#B0BEC5", "#B0BEC5", "#B0BEC5", "#B0BEC5", "#B0BEC5", "#B0BEC5", "red", "#B0BEC5", "#B0BEC5", "#B0BEC5", "#B0BEC5"]]}], "label": "Topic 38", "method": "update"}, {"args": [{"marker.color": [["#B0BEC5", "#B0BEC5", "#B0BEC5", "#B0BEC5", "#B0BEC5", "#B0BEC5", "#B0BEC5", "#B0BEC5", "#B0BEC5", "#B0BEC5", "#B0BEC5", "#B0BEC5", "#B0BEC5", "#B0BEC5", "#B0BEC5", "#B0BEC5", "#B0BEC5", "#B0BEC5", "#B0BEC5", "#B0BEC5", "#B0BEC5", "#B0BEC5", "#B0BEC5", "#B0BEC5", "#B0BEC5", "#B0BEC5", "#B0BEC5", "#B0BEC5", "#B0BEC5", "#B0BEC5", "#B0BEC5", "#B0BEC5", "#B0BEC5", "#B0BEC5", "#B0BEC5", "#B0BEC5", "#B0BEC5", "#B0BEC5", "#B0BEC5", "red", "#B0BEC5", "#B0BEC5", "#B0BEC5"]]}], "label": "Topic 39", "method": "update"}, {"args": [{"marker.color": [["#B0BEC5", "#B0BEC5", "#B0BEC5", "#B0BEC5", "#B0BEC5", "#B0BEC5", "#B0BEC5", "#B0BEC5", "#B0BEC5", "#B0BEC5", "#B0BEC5", "#B0BEC5", "#B0BEC5", "#B0BEC5", "#B0BEC5", "#B0BEC5", "#B0BEC5", "#B0BEC5", "#B0BEC5", "#B0BEC5", "#B0BEC5", "#B0BEC5", "#B0BEC5", "#B0BEC5", "#B0BEC5", "#B0BEC5", "#B0BEC5", "#B0BEC5", "#B0BEC5", "#B0BEC5", "#B0BEC5", "#B0BEC5", "#B0BEC5", "#B0BEC5", "#B0BEC5", "#B0BEC5", "#B0BEC5", "#B0BEC5", "#B0BEC5", "#B0BEC5", "red", "#B0BEC5", "#B0BEC5"]]}], "label": "Topic 40", "method": "update"}, {"args": [{"marker.color": [["#B0BEC5", "#B0BEC5", "#B0BEC5", "#B0BEC5", "#B0BEC5", "#B0BEC5", "#B0BEC5", "#B0BEC5", "#B0BEC5", "#B0BEC5", "#B0BEC5", "#B0BEC5", "#B0BEC5", "#B0BEC5", "#B0BEC5", "#B0BEC5", "#B0BEC5", "#B0BEC5", "#B0BEC5", "#B0BEC5", "#B0BEC5", "#B0BEC5", "#B0BEC5", "#B0BEC5", "#B0BEC5", "#B0BEC5", "#B0BEC5", "#B0BEC5", "#B0BEC5", "#B0BEC5", "#B0BEC5", "#B0BEC5", "#B0BEC5", "#B0BEC5", "#B0BEC5", "#B0BEC5", "#B0BEC5", "#B0BEC5", "#B0BEC5", "#B0BEC5", "#B0BEC5", "red", "#B0BEC5"]]}], "label": "Topic 41", "method": "update"}, {"args": [{"marker.color": [["#B0BEC5", "#B0BEC5", "#B0BEC5", "#B0BEC5", "#B0BEC5", "#B0BEC5", "#B0BEC5", "#B0BEC5", "#B0BEC5", "#B0BEC5", "#B0BEC5", "#B0BEC5", "#B0BEC5", "#B0BEC5", "#B0BEC5", "#B0BEC5", "#B0BEC5", "#B0BEC5", "#B0BEC5", "#B0BEC5", "#B0BEC5", "#B0BEC5", "#B0BEC5", "#B0BEC5", "#B0BEC5", "#B0BEC5", "#B0BEC5", "#B0BEC5", "#B0BEC5", "#B0BEC5", "#B0BEC5", "#B0BEC5", "#B0BEC5", "#B0BEC5", "#B0BEC5", "#B0BEC5", "#B0BEC5", "#B0BEC5", "#B0BEC5", "#B0BEC5", "#B0BEC5", "#B0BEC5", "red"]]}], "label": "Topic 42", "method": "update"}]}], "title": {"font": {"color": "Black", "size": 22}, "text": "<b>Intertopic Distance Map", "x": 0.5, "xanchor": "center", "y": 0.95, "yanchor": "top"}, "width": 650, "xaxis": {"anchor": "y", "domain": [0, 1], "range": [-4.782, 26.58], "title": {"text": ""}, "type": "linear", "visible": false}, "yaxis": {"anchor": "x", "domain": [0, 1], "range": [-11.08, 20.31], "title": {"text": ""}, "type": "linear", "visible": false}}}
